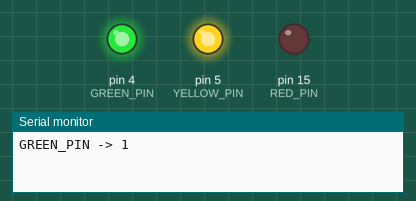
The sketch below on a simulated Arduino Uno, built with avr-gcc and run on an emulated ATmega328P. On the bench: output pins drawn as LEDs (lit = HIGH), the last lines printed to the serial monitor.

Above: at 1.0 s.
At 4.0 s:
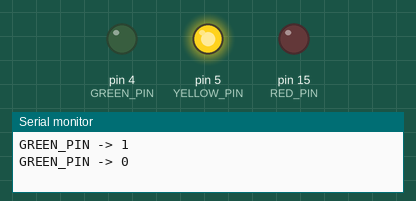
At 9.0 s:
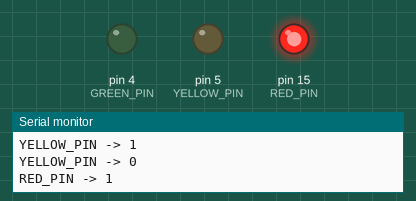
At 11.0 s:
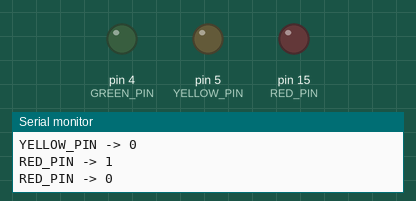
At 13.0 s:
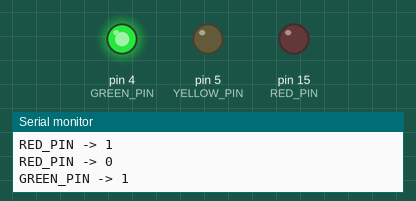
Timing chart, 0 to 15.6 s (numbered marks = the images above):
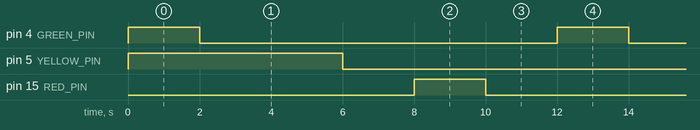

The sketch:

turnOn3LightBasic.ino
```cpp
//define pin #
//In this case I'm using it to turn on and turn off green, yellow, and red leds at a basic level
#define GREEN_PIN 4
#define YELLOW_PIN 5
#define RED_PIN 15

void setup() {
  //setup pin modes
  pinMode(GREEN_PIN, OUTPUT);
  pinMode(YELLOW_PIN, OUTPUT);
  pinMode(RED_PIN, OUTPUT);

  digitalWrite(GREEN_PIN, HIGH);
  digitalWrite(YELLOW_PIN, HIGH);
  digitalWrite(RED_PIN, LOW);
  //while (1);
  //Serial
  Serial.begin(115200);
}

void loop() {
  digitalWrite(GREEN_PIN, HIGH);
  Serial.print("GREEN_PIN -> ");
  Serial.println(digitalRead(GREEN_PIN));
  delay(2000);
  digitalWrite(GREEN_PIN, LOW);
  Serial.print("GREEN_PIN -> ");
  Serial.println(digitalRead(GREEN_PIN));
  delay(2000);

  digitalWrite(YELLOW_PIN, HIGH);
  Serial.print("YELLOW_PIN -> ");
  Serial.println(digitalRead(YELLOW_PIN));
  delay(2000);
  digitalWrite(YELLOW_PIN, LOW);
  Serial.print("YELLOW_PIN -> ");
  Serial.println(digitalRead(YELLOW_PIN));
  delay(2000);

  digitalWrite(RED_PIN, HIGH);
  Serial.print("RED_PIN -> ");
  Serial.println(digitalRead(RED_PIN));
  delay(2000);
  digitalWrite(RED_PIN, LOW);
  Serial.print("RED_PIN -> ");
  Serial.println(digitalRead(RED_PIN));
  delay(2000);
}
```

Measured:
- by itself, pin 4 (GREEN_PIN), pin 5 (YELLOW_PIN), pin 15 (RED_PIN): alternates HIGH for 2.0 s and LOW for 10.0 s
